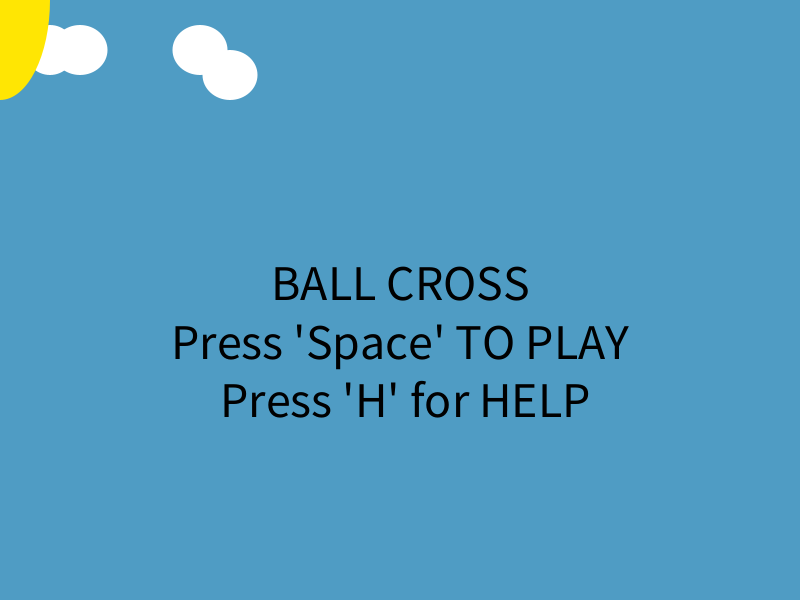
Frame 1 (no input)
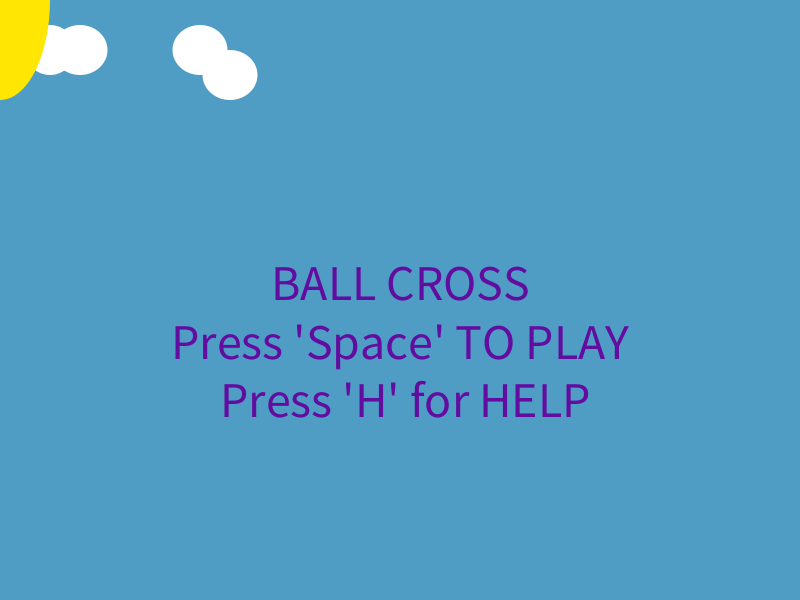
Frame 60 (the mouse pressed at the canvas centre just before this capture)
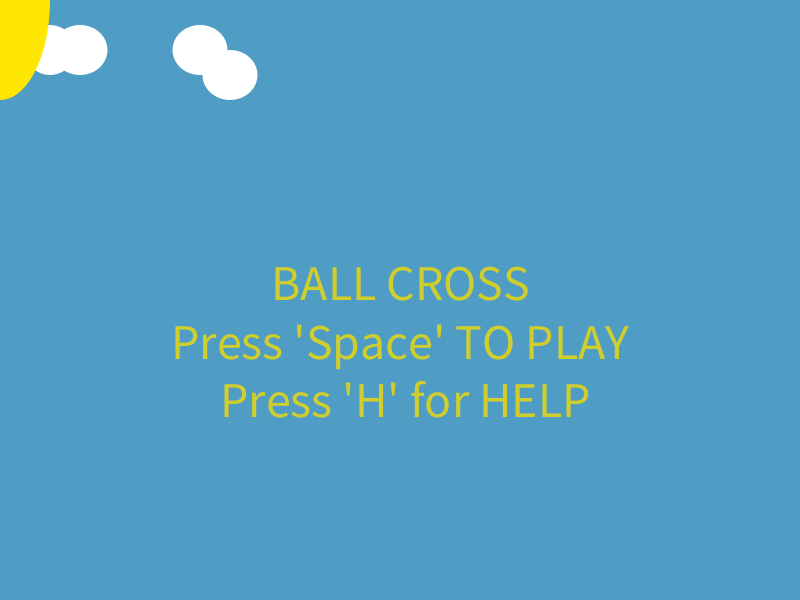
Frame 120 (the mouse held since frame 60 and released just before this capture)

The Processing sketch that drew these frames (run headless with seeded random() and noise(); from frame 60 on, the mouse is pressed at the canvas centre):

// Processing sketch: CollectGame
// ── CollectGame.pde
/* 
 David Valencia
 Gaming I
 Collect Game
 */

//Enemies
//1
float _1x;
float _1y;
float _1size=40;
float _1speedx=10;
float _1speedy=-10;
//2
float _2x=0;
float _2y=0;
float _2size=40;
float _2speedx=1;
float _2speedy=5;
float _2arc=0.01;
//3
float _3x;
float _3y;
float _3size=40;
float _3speedx=-8;
float _3speedy=+15;
//GOAL
float _4x;
float _4y;
float _4size=20;
float _4speedx=3;
float _4speedy=0.5;
//CHARACTER
float charsize=20;
//Character movement
boolean right=false;
boolean left=false;
boolean up=false;
boolean down=false;

float charx=0;
float chary;




//stage
String stage="title";

//Text
int _textcolor=#FF004D;
int textR=0;
int textG=0;
int textB=0;
int _textsize=50;
int textY;
int textX;
//TEXT MOVE
int textXmove=0;
int textYmove=0;
int textspeedX=10;
int textspeedY=5;
void setup()
{
  size(800, 600);  
  textY = height/2;
  textX = width/2;
  //CHARACTER
  chary=height/2;
  //enemies
  _1y=height/2;
  _1x=width/2;
  _3x=0;
  _3y=height/2;
  _4x=800;
  _4y=60;
}

void draw()
{
  if (stage=="title")
  {
    title();
  }
  if (stage=="level_1")
  {
    level_1();
  }
  if (stage=="help")
  {
    help();
  }
  if(stage=="fail")
  {
   fail(); 
  }
  if(stage=="win")
  {
   win(); 
  }
}

void keyPressed()
{

  //MOVEMENT
  if (stage=="level_1")
  {
    if (key=='d')
    {
      right=true;
    }
    if (key=='a')
    {
      left=true;
    } 
    if (key=='w')
    {
      up=true;
    } 
    if (key=='s')
    {
      down=true;
    }
  }
}

void keyReleased()
{
  //stage
  if (key==' ')
  {
    if (stage=="help")
    {
      stage= "title";
    } else if (stage=="title")
    {
      stage="level_1";
    } else  if (stage=="level_1")
    {
      stage="fail";
    }
  }

  if (key=='h')
  {
    if (stage=="title")
    {
      stage="help";
    }
  }
   if (key=='n')
   {
  if (stage=="fail")
    {
     stage="title"; 
    }
   }
  //MOVEMENT
  if (stage=="level_1")
  {
    if (key=='d')
    {
      right=false;
    }
    if (key=='a')
    {
      left=false;
    } 
    if (key=='w')
    {
      up=false;
    } 
    if (key=='s')
    {
      down=false;
    }
  }
}
// ── Fail_Screen.pde

void fail()
{
background(#030000);
textAlign(CENTER);
text("YOU LOOOOOSEEEE\npress N", textXmove,textYmove);
textXmove=textXmove+textspeedX;
if(textXmove>=width || textXmove<=0)
{
 textspeedX *= -1;  
}
textYmove=textYmove+textspeedY;
if(textYmove>=height || textYmove<=0)
{
 textspeedY *= -1;
}
}
// ── Help_Screen.pde
void help()

{ 

  background(#4F9CC4);
  noStroke();

  //BACKGROUND

//CLOUDS

  fill(#FFFFFF);
  ellipse(50, 50, 50, 50);
  ellipse(80, 50, 55, 50);
  ellipse(200, 50, 55, 50);
  ellipse(230, 75, 55, 50);

//SUN
fill(#FFE603);
ellipse(0,0,100,200);

  //TEXT STUFF

  fill(textR,textG,textB);//int _textcolor=#FF004D;
  textSize(_textsize);//int _textsize=50;
  textAlign(CENTER);
  text("WASD For MOVEMENT\n AVOID other circles", textX, textY);
   text("press 'Space'\n to return to Main Menu", textX, textY+140);
  //Text Color
  
  textR=int(random(255));
  textG=int(random(255));
  textB=int(random(255));
}
// ── Level_1.pde
/*
 David Valencia
 Rising
 */

void level_1()
{
  background(#3B98E8);

  //CHARACTER
  fill(#9721FF);
  ellipse(charx, chary, charsize, charsize);
  if ( right == true)
  {
    charx=constrain(charx+4, 0, width);
  }
  if ( left == true)
  {
    charx=constrain(charx-4, 0, width);
  }
  if ( up == true)
  {
    chary=constrain(chary-4, 0, height);
  }
  if ( down == true)
  {
    chary=constrain(chary+4, 0, height);
  }

  //Collisions

  if ( dist(charx, chary, _1x, _1y)<= charsize/2+_1size/2 ||  dist(charx, chary, _2x, _2y)<= charsize/2+_2size/2)
  {
    stage="fail";
  }
  if(dist(charx, chary, _4x, _4y)<= charsize/2+_2size/2)
  {
   stage="win"; 
  }

  //ENEMIES
  //1
  fill(#FF0000);
  ellipse(_1x, _1y, _1size, _1size);
  _1x= constrain(_1x+_1speedx, 0, width);
  _1y= constrain(_1y+_1speedy, 0, height);
  if (_1y >= height || _1y <= 0)
  {
    _1speedy*= -1;
  }
  if (_1x >=width || _1x <= 0)
  {
    _1speedx*= -1;
  }

  //2

  ellipse(_2x, _2y, _2size, _2size);
  _2x = constrain(_2x+_2speedx, 0, width);
  _2y = constrain(_2arc*pow(_2x, 2), 0, height);
  /*if (_2y >= height || _2y <= 0)
   {
   _2arc*= -1;
   }
   */
  if (_2x >=width || _2x <= 0)
  {
    _2speedx *=-1;
  }


  //3

  ellipse(_3x, _3y, _3size, _3size);
  _3x= constrain(_3x+_1speedx, 0, width);
  _3y= constrain(_3y+_1speedy, 0, height);
  if (_3y >= height || _3y <= 0)
  {
    _3speedy*= -1;
  }
  if (_3x >=width || _3x <= 0)
  {
    _3speedx*= -1;
  }

  //GOAL
  fill(#05FFE0);
  ellipse(_4x, _4y, _4size, _4size);
  _4x= constrain(_3x-_4speedx+100, 0, width);
  _4y= constrain(_3y-_4speedy+100, 0, height);
  if (_4y >= height || _4y <= 0)
  {
    _4speedy*= -1;
  }
  if (_4x >=width || _4x <= 0)
  {
    _4speedx*= -1;
  }
}
// ── Title_Screen.pde
/*
  David Valencia
 Gaming I
 TITLE
 */

void title()

{ 

  background(#4F9CC4);
  noStroke();

  //BACKGROUND

  //CLOUDS

  fill(#FFFFFF);
  ellipse(50, 50, 50, 50);
  ellipse(80, 50, 55, 50);
  ellipse(200, 50, 55, 50);
  ellipse(230, 75, 55, 50);

  //SUN
  fill(#FFE603);
  ellipse(0, 0, 100, 200);

  //TEXT STUFF

  fill(textR, textG, textB);//int _textcolor=#FF004D;
  textSize(_textsize);//int _textsize=50;
  textAlign(CENTER);
  text("BALL CROSS\nPress 'Space' TO PLAY\n Press 'H' for HELP", textX, textY);//int textX=width/2;  int textY=height/2;
  //Text Color

  textR=int(random(255));
  textG=int(random(255));
  textB=int(random(255));
}
// ── Win_Screen.pde
/*
 David Valencia
 WIN SCREEN
 Gaming I
 */
void win()
{
  background(#030000);
  textAlign(CENTER);
  text("YOU WIIIIIN\npress W", textXmove, textYmove);
  textXmove=textXmove+textspeedX;
  if (textXmove>=width || textXmove<=0)
  {
    textspeedX *= -1;
  }
  textYmove=textYmove+textspeedY;
  if (textYmove>=height || textYmove<=0)
  {
    textspeedY *= -1;
  }
}
